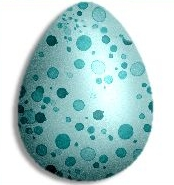
#> input picture CV-CS4476/ps2/egg.jpg, 174 x 185 px
$ jupyter execute DetectCircles.ipynb
#> lines starting #> are read from the running program, lines starting #| are printed output that depends on the picture; after the words box and inside, x2 and y2 are one past the last pixel; in counts of white or black regions, pixels touching at a corner belong together
#> further down, test_img is the input picture: shape (185, 174, 3); mean R, G, B 174.1, 205.8, 206.1
[cell 1]
#export
import math
import numpy as np
from sklearn.cluster import MeanShift
import skimage
from skimage.color import rgb2gray
from skimage.feature import canny
from skimage.draw import circle_perimeter
from scipy import ndimage, signal
from scipy.ndimage.filters import convolve

from typing import Tuple
import matplotlib.pyplot as plt
from imageio import imread, imsave

def compute_gradients(img):
    gx = gy = np.zeros_like(img)

    dx = [[1, 0, -1],[ 1, 0, -1], [1, 0, -1]]
    dy = [[1, 1, 1], [0, 0, 0], [-1, -1, -1]]

    # needs to be switched to convolve to work on egg. Im about to die I cant do this anymore
    gx = ndimage.convolve(img, dx, mode='constant', cval=0.0)
    gy = ndimage.convolve(img, dy, mode='constant', cval=0.0)

    return gx, gy


# centers = detect_circles(img, radius, use_gradient) - Given an RGB image img, a target
# radius that specifies the size of circle we are looking for, and a flag use_gradient that allows the user
# to optionally exploit the gradient direction measured at the edge points. The output centers is an N x
# 2 matrix in which each row lists the (x, y) position of a detected circles’ center. Save this function
# in a file called submissionDetectCircles.py and submit it.

h_sigma = 2
h_low_threshold = 0.2
h_vote_percent = 0.50

def detect_circles(img : np.ndarray, radius : int, use_gradient : bool):

#> called with radius = 5, use_gradient = False
    if img.ndim > 2:
        img = rgb2gray(img)
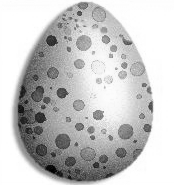
#> img: shape (185, 174) float64; min 0.00113, max 1, mean 0.781

    edges = canny(img, sigma = h_sigma, low_threshold = h_low_threshold)
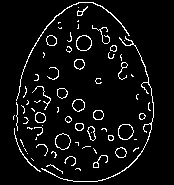
#> edges: shape (185, 174) bool; 5.9% white in thin lines or dots, all inside (x1, y1, x2, y2) = (13, 2, 154, 182)

    gradient_dir = np.zeros_like(img)
    if use_gradient:
        gx, gy = compute_gradients(img)
        gx[gx == 0] = .00000001 # To avoid possible divide by zeros
        gradient_direction = np.arctan(gy/gx)

    accumulator = np.zeros(img.shape,dtype='int')

    rows, columns = edges.shape
#> rows = 185; columns = 174
    accumulator = np.zeros((rows, columns))
    for row in range(0, rows):
        for column in range(0, columns):
            if edges[row, column] == True:
                if use_gradient:
                    theta = gradient_direction[row, column]
                    a = int(round(row + radius * math.sin(theta)))
                    b = int(round(column + radius * math.cos(theta)))
                    # if in image. vote
                    if a >= 0 and a < accumulator.shape[0] and b >= 0 and b < accumulator.shape[1]:
                        accumulator[a, b] += 1
                    theta = gradient_direction[row, column] - math.pi
                    a = int(round(row + radius * math.sin(theta)))
                    b = int(round(column + radius * math.cos(theta)))
                    # if in image. vote
                    if a >= 0 and a < accumulator.shape[0] and b >= 0 and b < accumulator.shape[1]:
                        accumulator[a, b] += 1
                else:
                    for theta in np.arange(0, 2 * math.pi, .01):
                        a = int(round(row + radius * math.sin(theta)))
                        b = int(round(column + radius * math.cos(theta)))
                        # if in image. vote
                        if a >= 0 and a < accumulator.shape[0] and b >= 0 and b < accumulator.shape[1]:
                            accumulator[a, b] += 1
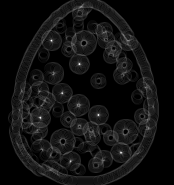
#> accumulator: shape (185, 174) float64; min 0, max 562, mean 36.9; drawn with min black and max white

    vote_threshold = int(round(np.max(accumulator) * h_vote_percent))
#> vote_threshold = 281

    results_a, results_b = (np.where(accumulator >= vote_threshold))
#> results_a = 28 values from 6 to 161
    cartesian_results = np.stack((results_b, results_a), axis=1)

# [7 lines of commented-out code are left out]
    print("Circle Results: \n" + str(cartesian_results))
#> (printed output is left out)


    fig, (ax1, ax2, ax3) = plt.subplots(1, 3, figsize=(20.0, 10.0))
    fig.suptitle("Egg Circle Detection \n sigma = " + str(h_sigma) + " \n use_gradient = " + str(use_gradient) + "\n radius = " + str(radius)
                 + " \nNumber of results: " + str(cartesian_results.shape[0]), wrap=True, fontsize=14)
    ax1.set_title("Edge Detection")
    ax2.set_title("Accumulator Array \n (Vote Space)", wrap=True, fontsize=14)
    ax3.set_title("Detected Circles", fontsize=14)
    ax1.axis("off")
    ax2.axis("off")
    ax3.axis("off")
    ax1.imshow(edges, interpolation='none', aspect='1')
    ax2.imshow(accumulator, cmap='gray', interpolation='none', aspect='1')     # ax2 is vote space
    ax3.imshow(edges, interpolation='none', aspect='1')

    for i in range(cartesian_results.shape[0]):
        circle = plt.Circle(cartesian_results[i], radius, color='g', clip_on=True)
        ax3.add_artist(circle)

    return cartesian_results

[cell 2]
test_img = imread("./egg.jpg")

test_radius = 5

circles = detect_circles(test_img, test_radius, False)
#> circles = 28 pairs, first value 32 to 145, second value 6 to 161
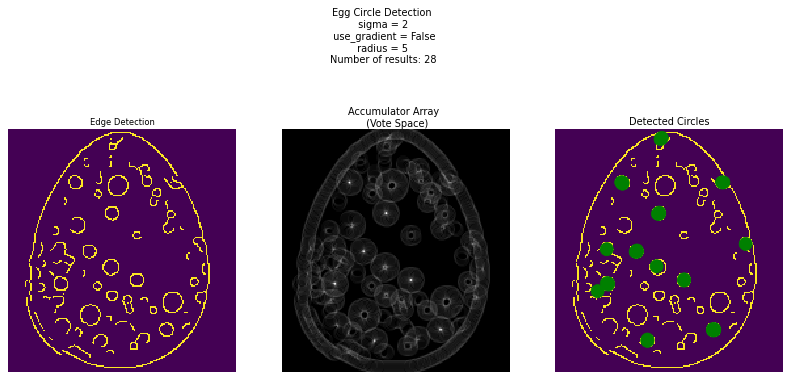
#> figure drawn by matplotlib, 3 panels
